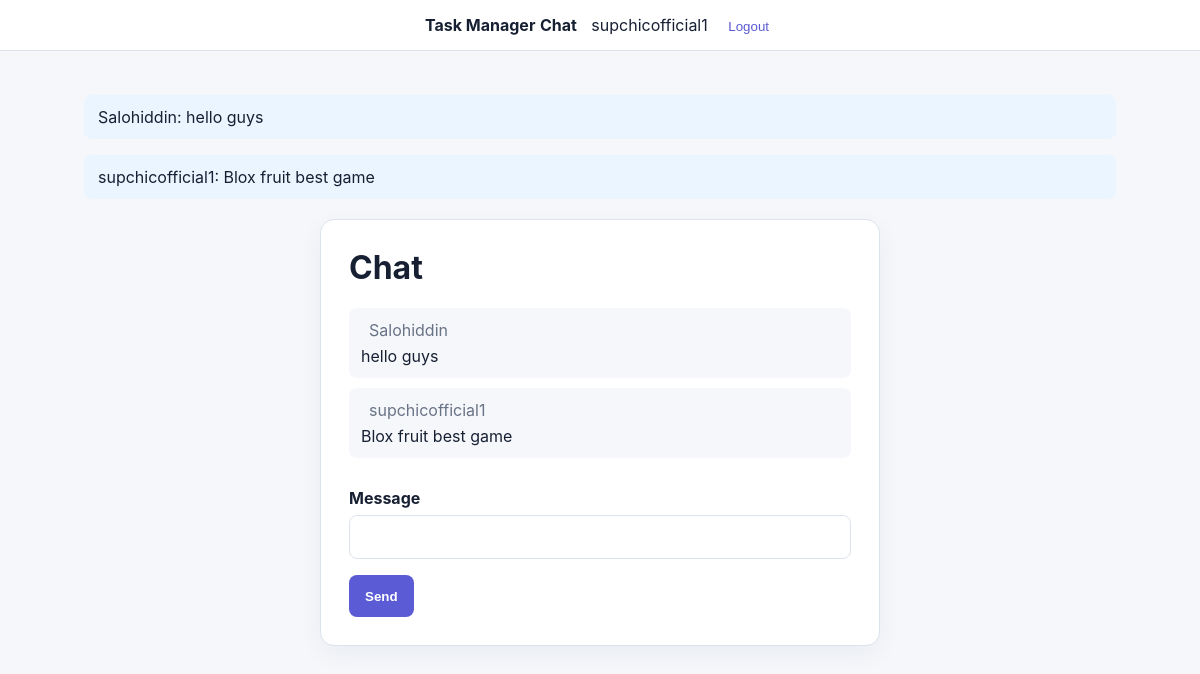
Page /chat/ (signed in) on the committed database.
### manager/models.py (models this page shows)
class Message(models.Model):
    user = models.ForeignKey(User, on_delete=models.CASCADE)
    text = models.CharField(max_length=500)
    created_at = models.DateTimeField(auto_now_add=True)
    def __str__(self):
        return f"{self.user.username}: {self.text}"

### manager/views.py (the view, shortened to what this page needs)
# urls.py: path("chat/", chat, name="chat"),
@login_required
def chat(request):
    messages = Message.objects.select_related("user").order_by("created_at")
    return render(request, "manager/chat.html", {"messages": messages})

### templates/manager/chat.html (shortened to what this page needs)
{% extends "manager/base.html" %}
{% block content %}
<div class="card form-card">
    <h1>Chat</h1>
    <div class="chat-messages">
        {% for message in messages %}
            <div class="chat-message">
                <span>{{ message.user.username }}</span>
                <p>{{ message.text }}</p>
            </div>
        {% empty %}
            <p>No messages yet.</p>
        {% endfor %}
    </div>
    <form method="post">
        <label>Message
            <input type="text" name="text" maxlength="500" required>
        </label>
        <button class="button" type="submit">Send</button>
    </form>
</div>
{% endblock %}

### templates/manager/base.html (shortened to what this page needs)
{% load static %}
<!doctype html>
<html lang="en">
<head>
    <link rel="stylesheet" href="{% static 'style.css' %}">
</head>
<body>
    <div class="nav">
        <a href="{% url 'task-list' %}">Task Manager</a>
        {% if request.user.is_authenticated %}
            <a href="{% url 'chat' %}">Chat</a>
            <span>{{ request.user.username }}</span>
            <form method="post" action="{% url 'logout' %}">
                <button type="submit">Logout</button>
            </form>
        {% endif %}
    </div>
    <div class="container">
        {% if messages %}
            {% for message in messages %}
                <div class="message {{ message.tags }}">{{ message }}</div>
            {% endfor %}
        {% endif %}
        {% block content %}{% endblock %}
    </div>
</body>
</html>

### static/style.css (style rules this page uses)
:root { --ink: #172033; --muted: #697386; --line: #dde3ed; --surface: #ffffff; --primary: #5b5bd6; --danger: #b42318; }
* { box-sizing: border-box; }
body { margin: 0; font-family: Inter, system-ui, -apple-system, sans-serif; color: var(--ink); background: #f5f7fb; }
.nav { padding: 15px; background: var(--surface); border-bottom: 1px solid var(--line); text-align: center; }
.nav a { color: var(--ink); font-weight: bold; text-decoration: none; }
.nav span { margin: 0 10px; }
.nav form { display: inline; }
.nav button { border: 0; background: none; color: var(--primary); cursor: pointer; }
.container { width: min(1100px, 86%); margin: 44px auto; }
.card { background: var(--surface); border: 1px solid var(--line); border-radius: 14px; box-shadow: 0 8px 24px rgba(23,32,51,.05); }
h1, h2, p { margin-top: 0; }
.button { display: inline-flex; justify-content: center; align-items: center; min-height: 42px; padding: 10px 16px; border: 0; border-radius: 8px; background: var(--primary); color: white; text-decoration: none; font-weight: 700; cursor: pointer; }
input, select, textarea { width: 100%; border: 1px solid var(--line); border-radius: 8px; background: white; color: var(--ink); padding: 11px 12px; font: inherit; }
label { display: grid; gap: 7px; margin-bottom: 16px; font-weight: 700; }
.auth-card, .form-card { width: min(560px, 100%); margin: 20px auto; padding: 28px; }
.message { margin-bottom: 16px; padding: 12px 14px; border-radius: 8px; background: #eaf5ff; }
.chat-messages { max-height: 400px; overflow-y: auto; margin-bottom: 20px; }
.chat-message { padding: 12px; margin-bottom: 10px; border-radius: 8px; background: #f5f7fb; }
.chat-message span { margin-left: 8px; color: var(--muted); }
.chat-message p { margin: 6px 0 0; }

### rows in the picture
Message: user+text "Salohiddin: hello guys", user.username "Salohiddin", text "hello guys"
Message: user+text "supchicofficial1: Blox fruit best game", user.username "supchicofficial1", text "Blox fruit best game"

### other values in the picture
{{ request.user.username }} "supchicofficial1"
